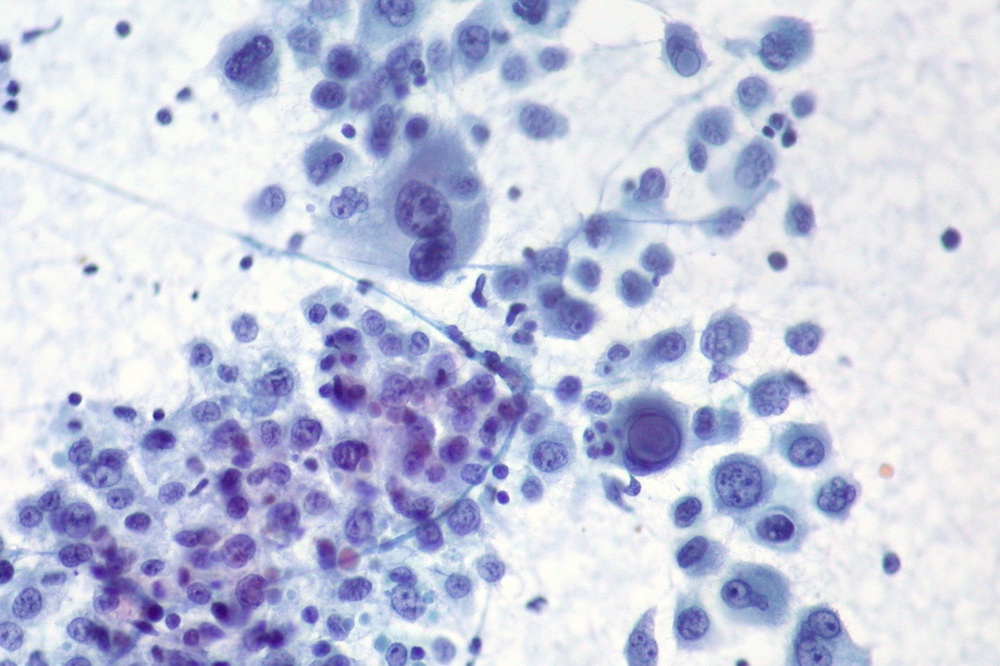
%> input picture Operation 3/cancer3.jpg, 1000 x 666 px, shrunk from 1418 x 945 before the run
$ octave --eval "result = intensityeq(imread('cancer3.jpg'));"   (GNU Octave 9; MATLAB toolbox functions it lacks are replaced by stand-ins)
%> lines starting %> are read from the running program, lines starting %| are printed output that depends on the picture
function [ J ] =intensityeq( I )

hsvimg = rgb2hsv(I); % Convert into HSV image
%> hsvimg: size 666x1000x3 double; mean H, S, V 0.581, 0.144, 0.878
Hchannel = hsvimg(:,:,1);
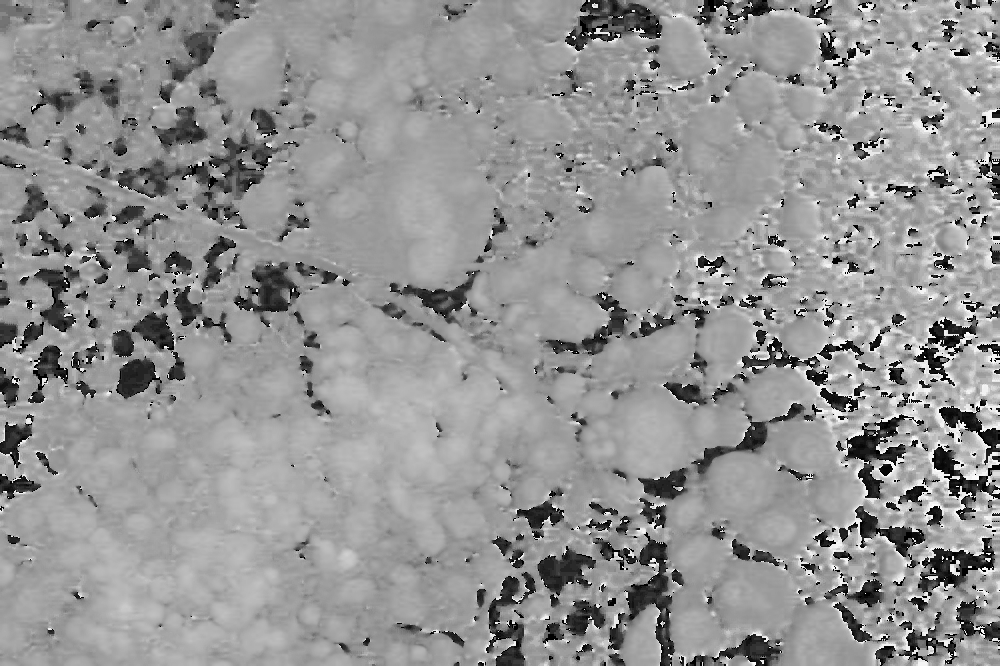
%> Hchannel: size 666x1000 double; min 0, max 0.996, mean 0.581
Schannel = hsvimg(:,:,2);
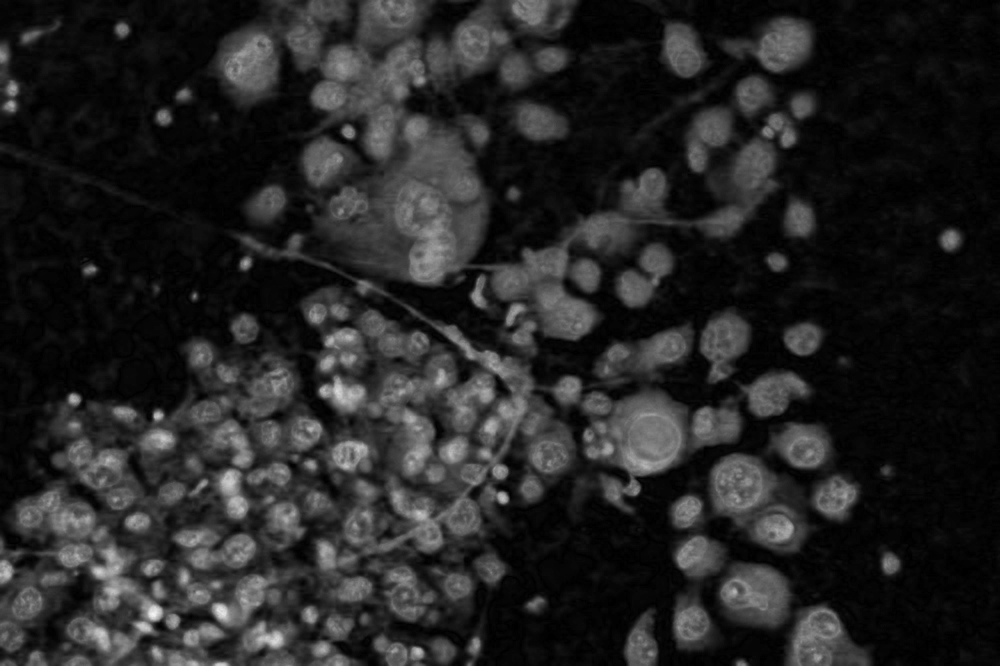
%> Schannel: size 666x1000 double; min 0, max 0.966, mean 0.144
Vchannel = histeq(hsvimg(:,:,3)); %only apply histeq on the value component.
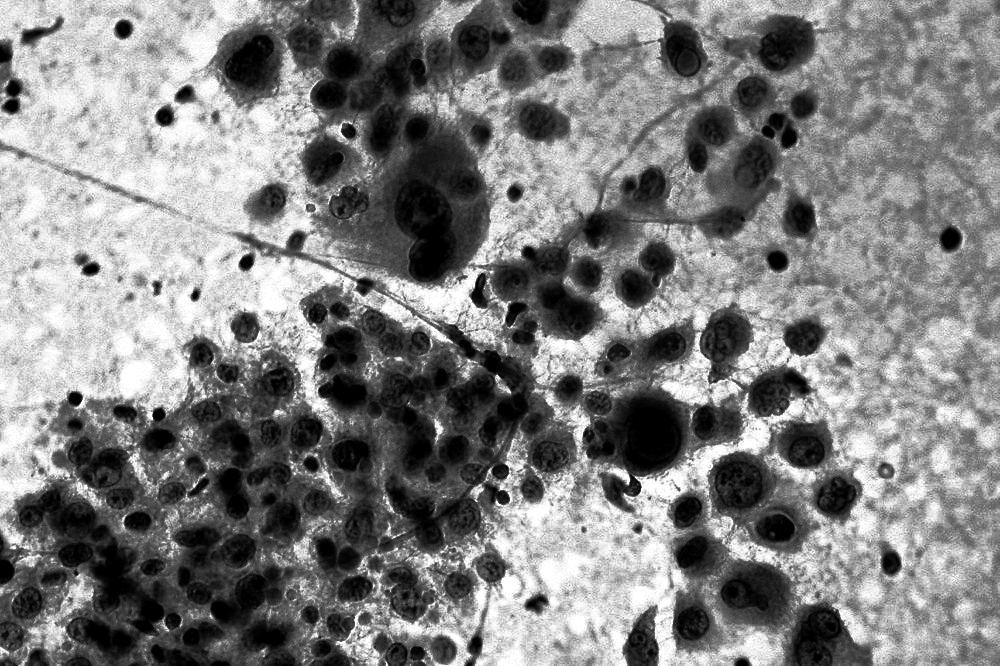
%> Vchannel: size 666x1000 double; min 0, max 1, mean 0.502
K = cat(3,Hchannel,Schannel,Vchannel);
%> K: size 666x1000x3 double; mean H, S, V 0.581, 0.144, 0.502
J = hsv2rgb(K);
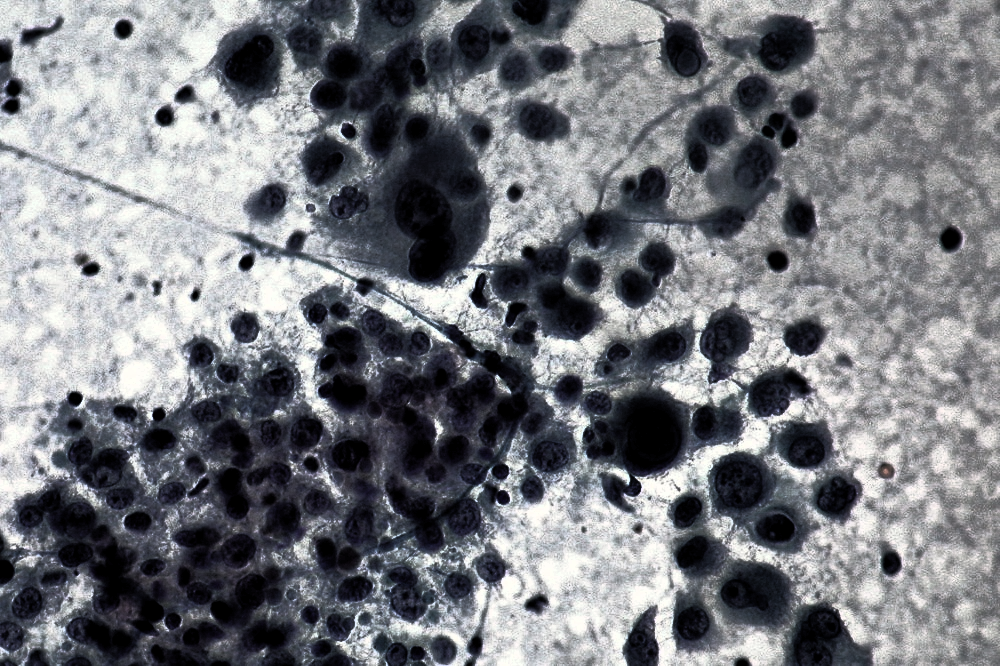
%> J: size 666x1000x3 double; mean R, G, B 0.471, 0.479, 0.5

end

$ run again, on Operation 3/cancer4.jpg
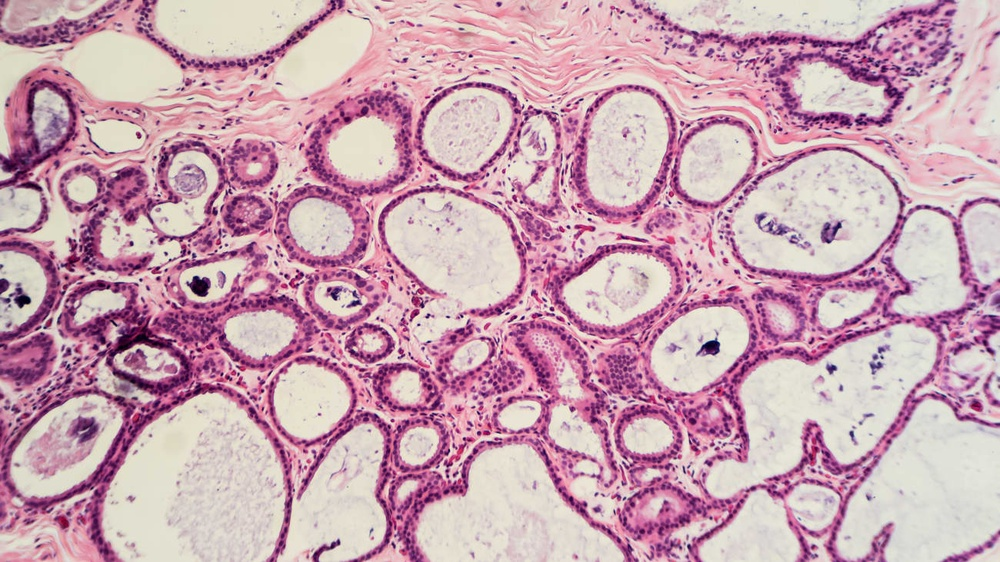
%> input picture Operation 3/cancer4.jpg, 1000 x 562 px, shrunk from 1300 x 731 before the run
%> hsvimg: size 562x1000x3 double; mean H, S, V 0.573, 0.25, 0.791
%> in intensityeq, `Schannel = hsvimg(:,:,2);`:
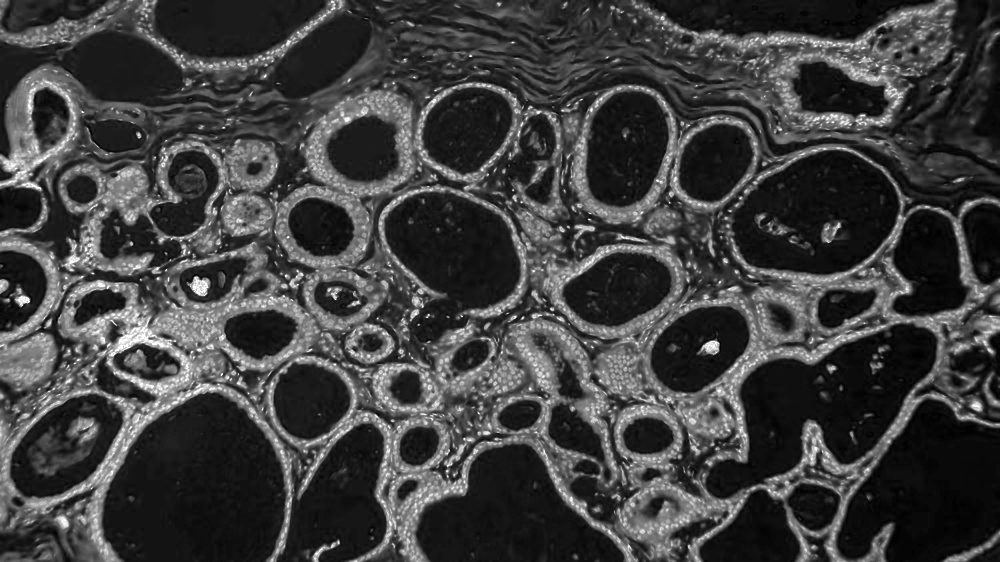
%> Schannel: size 562x1000 double; min 0, max 1, mean 0.25
%> K: size 562x1000x3 double; mean H, S, V 0.573, 0.25, 0.5
%> in intensityeq, `J = hsv2rgb(K);`:
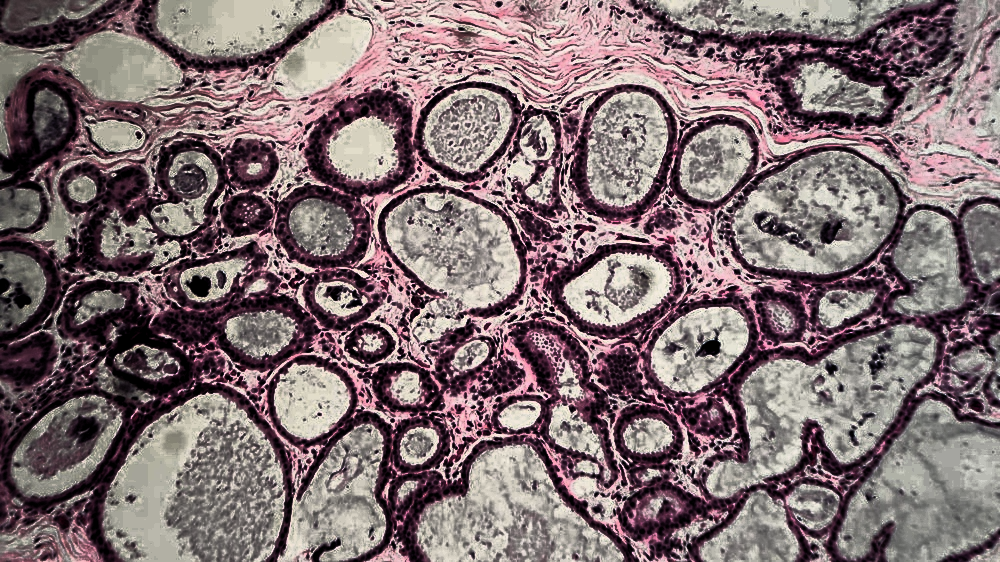
%> J: size 562x1000x3 double; mean R, G, B 0.5, 0.432, 0.442
